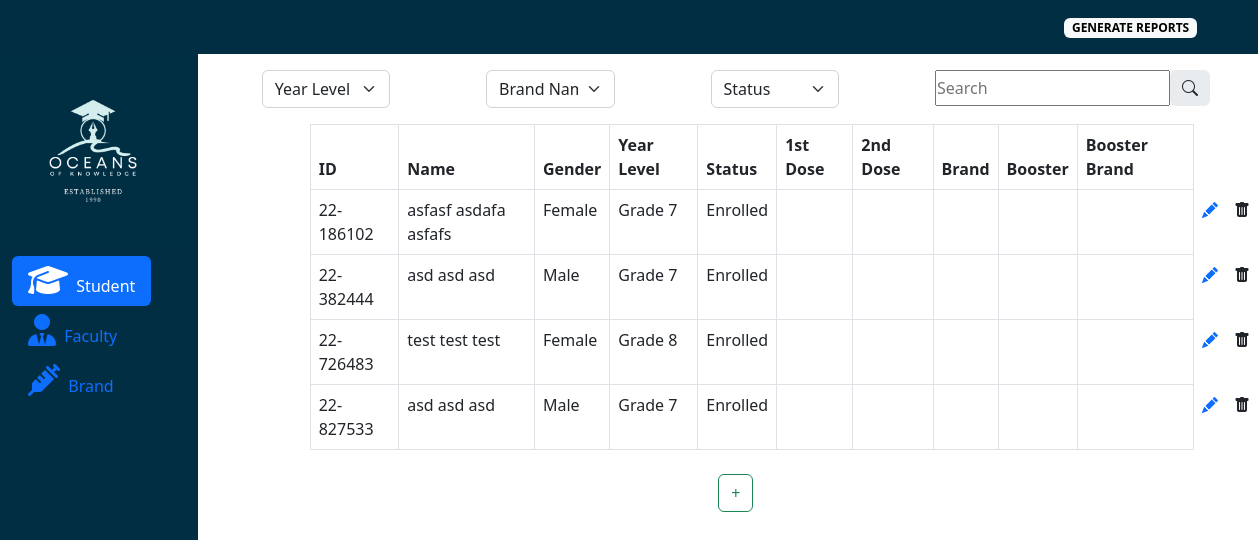
Before: /adminview.php with the older database file.
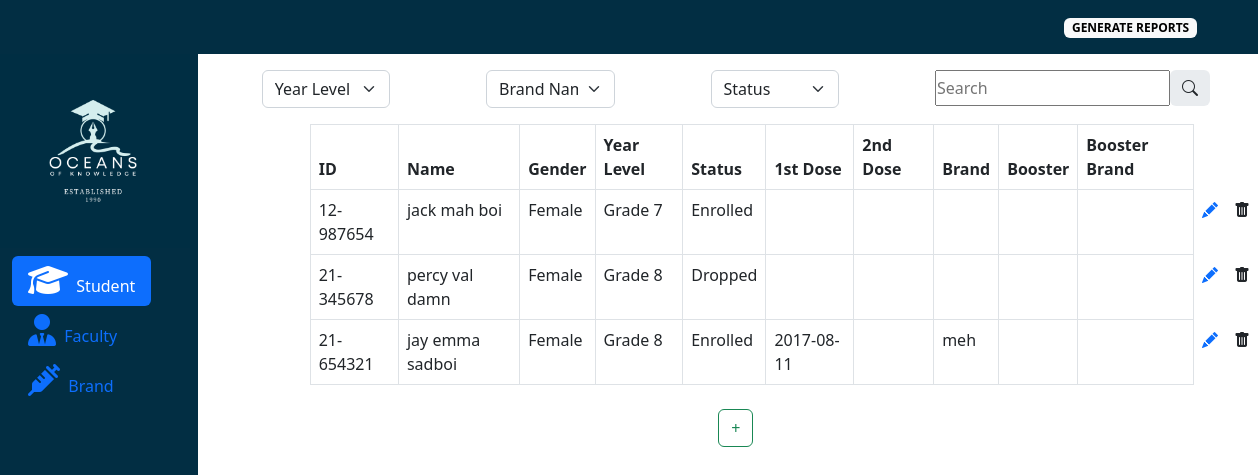
After: the same page with the newer database file.
### tables this page shows
CREATE TABLE `student` (
  `id` varchar(30) NOT NULL COMMENT 'Primary Key',
  `name` varchar(1500) NOT NULL,
  `yearLevel` varchar(30) DEFAULT NULL,
  `status` varchar(50) DEFAULT NULL,
  `email` mediumtext,
  `tel` varchar(20) DEFAULT NULL,
  `gender` varchar(50) DEFAULT NULL,
  `birthday` date DEFAULT NULL,
  `address` mediumtext,
  PRIMARY KEY (`id`)
);

CREATE TABLE `vaccineStatus` (
  `id` varchar(30) NOT NULL,
  `firstdose` date DEFAULT NULL,
  `firstdoctor` varchar(1500) DEFAULT NULL,
  `seconddose` date DEFAULT NULL,
  `seconddoctor` varchar(1500) DEFAULT NULL,
  `vacbrand` varchar(100) DEFAULT NULL,
  `booster` date DEFAULT NULL,
  `boosterdoctor` varchar(1500) DEFAULT NULL,
  `boosterbrand` varchar(100) DEFAULT NULL,
  PRIMARY KEY (`id`)
);

### conn.php (called while the page is built, shortened)
<?php
class connection
{
    private $servername = 'localhost';
	private $username = 'jay';
	private $password = 'password';
	private $dbname = 'Vaccine';
	private $conn;
    function __construct()
    {
        $this->conn = new mysqli($this->servername, $this->username, $this->password, $this->dbname);
		if ($this->conn->connect_error)
		{
			echo 'Connection Failed';
		}
		else
		{
			return $this->conn;
		}
    }
	public function displayTable($table)
	{
		$sql = "SELECT * FROM $table";
		$result = $this->conn->query($sql);
		if($result->num_rows > 0)
		{
			while($row = $result->fetch_assoc())
			{
				$data[] = $row;
			}
			return $data;
		}
	}
	public function displayRowByID($table, $col, $id)
	{
		$sql = "SELECT * FROM $table WHERE $col = '$id'";
		$result = $this->conn->query($sql);
		if ($result->num_rows == 1)
		{
			$row = $result->fetch_assoc();
			return $row;
		}
	}
}

### adminview.php (the view, shortened to what this page needs)
<!doctype html>
<html lang="en">
<head>
    <link href="https://cdn.jsdelivr.net/npm/bootstrap@5.2.2/dist/css/bootstrap.min.css" rel="stylesheet">
    <link rel="stylesheet" href="https://cdn.jsdelivr.net/npm/bootstrap-icons@1.9.1/font/bootstrap-icons.css">
    <link rel="stylesheet" href="https://cdnjs.cloudflare.com/ajax/libs/bootstrap-datepicker/1.9.0/css/bootstrap-datepicker.min.css">
</head>
<body>
    <header>
        <nav class="navbar justify-content-end px-5" style="background-color:#022e43;">
            <ul class="nav">
                <li><a class="btn" type="button" href="adminview.php?report=1">
                        <span class="badge text-bg-light">GENERATE REPORTS</span>
                    </a>
                </li>
            </ul>
        </nav>
    </header>
    <main>
        <div class="row">
            <div class="container-fluid window-height" aria-orientation="vertical">
                <div class=" row flex-nowrap">
                    <div class="col-auto col-md-3 col-xl-2 px-sm-2 px-0" style="background-color:#022e43">
                        <img src="img\logo.png" class="img-fluid" alt="...">
                        <div class="d-flex flex-column align-items-center align-items-sm-start px-3 pt-2 text-white min-vh-100">
                            <ul class="nav nav-pills flex-column mb-sm-auto mb-0 align-items-center align-items-sm-start" id="tableTab">
                                <li class="nav-item active">
                                    <a href="#student" class="nav-link active" data-bs-toggle="tab"><i class="fs-2 fa-sharp fa-solid fa-graduation-cap"></i>&nbsp;&nbsp;Student</a>
                                </li>
                                <li class="nav-item active">
                                    <a href="#faculty" class="nav-link" data-bs-toggle="tab"><i class="fs-2 fa-sharp fa-solid fa-user-tie"></i>&nbsp;&nbsp;Faculty</a>
                                </li>
                                <li class="nav-item active">
                                    <a href="#vaccine" class="nav-link" data-bs-toggle="tab"><i class="fs-2 fa-solid fa-syringe"></i>&nbsp;&nbsp;Brand</a>
                                </li>
                            </ul>
                        </div>
                    </div>
                </div>
            </div>
            <?php
            include('conn.php');
            $vac = new connection();
            $brand = $vac->displayTable('vacBrand');
            ?>
            <div class="container-fluid col-8">
                <div class="tab-content" id="tableTabContent">
                    <div class="tab-pane fade show active position-absolute" id="student">
                        <div class="d-flex py-3">
                            <div class="input-group mx-5">
                                <select class="form-select" id="yearLevel" autocomplete="off">
                                    <option value="0" hidden>Year Level</option>b
                                </select>
                            </div>
                            <div class="input-group mx-5">
                                <select class="form-select" id="brandFilter" autocomplete="off">
                                    <option value="0" hidden>Brand Name</option>
                                    <?php
                                    $data = $vac->displayTable('vacBrand');
                                    ?>
                                </select>
                            </div>
                            <div class="input-group mx-5">
                                <select class="form-select" id="studentStatus" autocomplete="off">
                                    <option value="0" hidden>Status</option>
                                </select>
                            </div>
                            <div>
                                <div class="d-flex mx-5">
                                    <input class="search" type="search" placeholder="Search" aria-label="Search" data-table="#studentContent">
                                    <span class="input-group-text border-0" id="search-addon">
                                        <i class="bi bi-search"></i>
                                    </span>
                                </div>
                            </div>
                        </div>
                        <div class="container mx-5 px-5">
                            <table class="table table-stripe table-borderless" style="display:inline-block;" id="studentTable" data-sortlist="[[0,0], [2,0]]">
                                <thead>
                                    <tr>
                                        <th class="border" scope="col" role="button">ID</th>
                                        <th class="border" scope="col" role="button">Name</th>
                                        <th class="border" scope="col" role="button">Gender</th>
                                        <th class="border" scope="col" role="button">Year Level</th>
                                        <th class="border" scope="col" role="button">Status</th>
                                        <th class="border" scope="col" role="button">1st Dose</th>
                                        <th class="border" scope="col" role="button">2nd Dose</th>
                                        <th class="border" scope="col" role="button">Brand</th>
                                        <th class="border" scope="col" role="button">Booster</th>
                                        <th class="border" scope="col" role="button">Booster Brand</th>
                                    </tr>
                                </thead>
                                <tbody id="studentContent">
                                    <?php
                                    $data = $vac->displayTable('student');
                                    $i = 0;
                                    foreach ($data as $info) {
                                        $vacStatus = $vac->displayRowByID('vaccineStatus', 'id', $info['id']);
                                        $i++;
                                    ?>
                                        <tr>
                                            <td class="border"> <?php echo $info['id'] ?> </td>
                                            <td class="border"> <?php echo $info['name'] ?> </td>
                                            <td class="border"> <?php echo $info['gender'] ?> </td>
                                            <td class="border" id="yearTd" data-yr="<?php echo $info['yearLevel'] ?>"><?php echo $info['yearLevel'] ?></td>
                                            <td class="border" id="statusTd" data-status="<?php echo $info['status'] ?>"><?php echo $info['status'] ?></td>
                                            <td class="border"><?php echo $vacStatus['firstdose'] ?></td>
                                            <td class="border"><?php echo $vacStatus['seconddose'] ?></td>
                                            <td class="border" name="brandTd[0]" data-brand="<?php echo $vacStatus['vacbrand'] ?>"><?php echo $vacStatus['vacbrand'] ?></td>
                                            <td class="border"><?php echo $vacStatus['booster'] ?></td>
                                            <td class="border" name="brandTd[1]"><?php echo $vacStatus['boosterbrand'] ?></td>
                                            <td>
                                                <a cla type="button" data-bs-toggle="modal" href="adminview.php?editID=<?php echo $info['id'] ?>" data-bs-target="#editStudentModal<?php echo $i ?>">
                                                    <i class="bi bi-pencil-fill"></i>
                                                </a>
                                            </td>
                                            <td>
                                                <a type="button" data-bs-toggle="modal" data-bs-target="#deleteStudentModal<?php echo $i ?>">
                                                    <i class="bi bi-trash-fill"></i>
                                                </a>
                                            </td>
                                        </tr>
                                    <?php
                                    }
                                    ?>
                                </tbody>
                            </table>
                        </div>
                        <div class="d-flex justify-content-center py-2">
                            <button class="btn btn-outline-success" role="button" data-bs-toggle="modal" data-bs-target="#createStudentModal">+</button>
                        </div>
                    </div>
                </div>
            </div>
        </div>
    </main>
</body>
</html>

### adminview.php (style rules this page uses)
th { cursor: pointer; }
.window-height { height: auto; position: absolute; }
* { margin: 0; padding: 0; }
table { font-size: 16px; }

Changed rows visible on the page:
removed student: id "22-186102", name "asfasf asdafa asfafs", gender "Female", yearLevel "Grade 7", status "Enrolled"
removed student: id "22-382444", name "asd asd asd", gender "Male", yearLevel "Grade 7", status "Enrolled"
removed student: id "22-726483", name "test test test", gender "Female", yearLevel "Grade 8", status "Enrolled"
removed student: id "22-827533", name "asd asd asd", gender "Male", yearLevel "Grade 7", status "Enrolled"
added student: id "12-987654", name "jack mah boi", gender "Female", yearLevel "Grade 7", status "Enrolled"
added student: id "21-345678", name "percy val damn", gender "Female", yearLevel "Grade 8", status "Dropped"
added student: id "21-654321", name "jay emma sadboi", gender "Female", yearLevel "Grade 8", status "Enrolled", vaccinestatus.firstdose "2017-08-11", vaccinestatus.vacbrand "meh"
